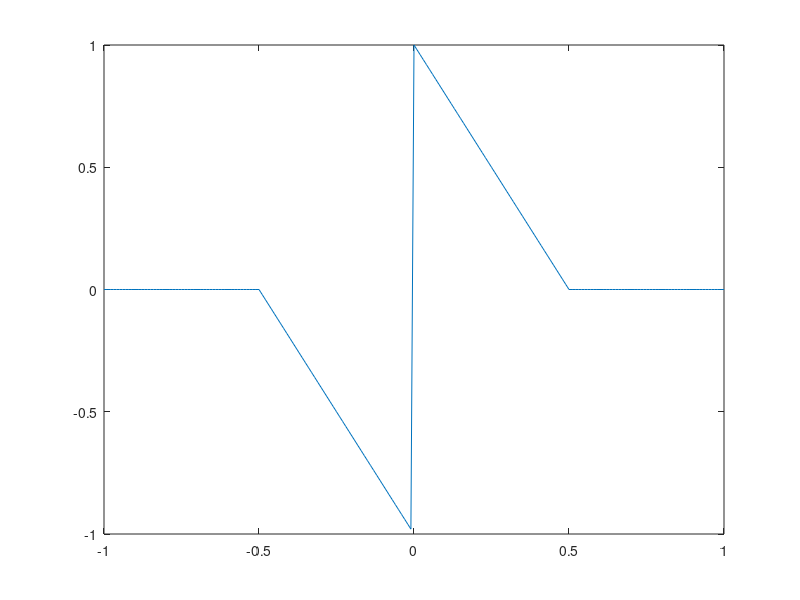

Reproduce this figure in MATLAB. (Note: this script raises an error after producing the figure.)
duration = 10;
sampleRate = 100;
numSamp = floor(duration*sampleRate);
t = (0:numSamp - 1)/sampleRate;

durPulse = 0.5;
tStart = 1;
f = 1/durPulse;
tEnd = tStart + durPulse;
ind = t >= tStart & t < tEnd;
x = zeros(numSamp, 1);
x(ind) = cos(2*pi*f*(t(ind) - tStart) - pi/2);

% ax = axes(figure);
% plot(ax, t, x)

tStart_h = -1; tEnd_h = 1;
numSamp_h = floor(tEnd_h*sampleRate) - floor(tStart_h*sampleRate) + 1;
t_h = (0:numSamp_h - 1)/sampleRate + tStart_h;

h = zeros(numSamp_h, 1);
ind = t_h >= -1/2 & t_h < 0;
h(ind) = -(1 + 2*t_h(ind));
ind = t_h >= 0 & t_h <= 1/2;
h(ind) = (1 - 2*t_h(ind));

% ax = axes(figure);
% plot(ax, t_h, h)

y_delayed = filter(h, 1, x)/sampleRate;
t_y_delayed = t - (-tStart_h - 1/2);

% ax = axes(figure);
% plot(ax, t, y_delayed);

% y = y_delayed;
% t_y = t + tStart_h;
% plot(ax, t_y, y)

x2 = x/2;
tau = 1.5;
t_x2 = t + tau;

axFilt = axes(figure);
plot(axFilt, t_h, h)
axFilt.XTick = [-1/2, 0, 1/2];
axFilt.XTickLabels = {'-T/2', '0', 'T/2'};
axFilt.YTick = [];
% axFilt.XLabel.String = 'Tiempo (s)';
% axFilt.YLabel.String = 'h(t)';

ax = axes(figure, 'NextPlot', 'Add');
plot(ax, t, x)
plot(ax, t_y_delayed, y_delayed, 'Color', [255, 192, 0]/255)
% plot(ax, t_y, y)
plot(ax, t_x2, x2, 'Color', [237, 125, 49]/255)
plot(ax, t_y_delayed + (tau - 1/2), y_delayed, 'Color', [0, 176, 80]/255)
plot(ax, [0, 10], [0, 0], 'k')

ax.XLim = [0.5, 3.5];
ax.XTick = [];
ax.YTick = [];
ax.Box = 'on';